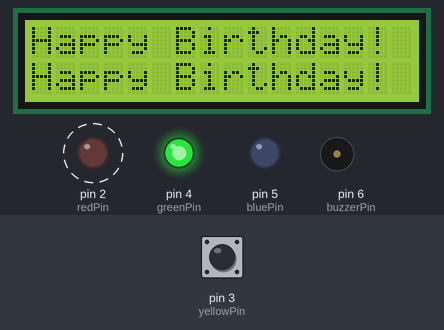
Recording of a sketch running on a simulated Arduino Uno, built with avr-gcc and run on an emulated ATmega328P. Shown: 16×2 character LCD, output pins drawn as LEDs (lit = HIGH), buzzer (waves = sounding). Dashed ring = blinking. Inputs (shaded band) come from the test bench; at power-on: pin 3 (yellowPin) HIGH.

Above: at 0.51 s.
1.3 s: pin 3 (yellowPin) pulled LOW for 1 s
At 1.67 s:
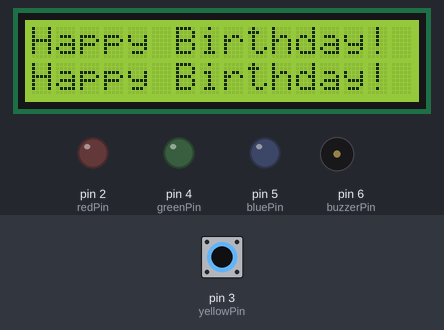
At 3.4 s:
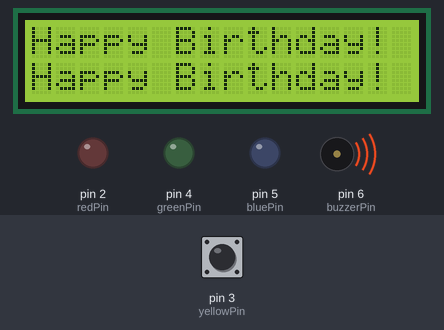
Timing chart, 0 to 12.0 s (numbered marks = the images above; inputs shaded):
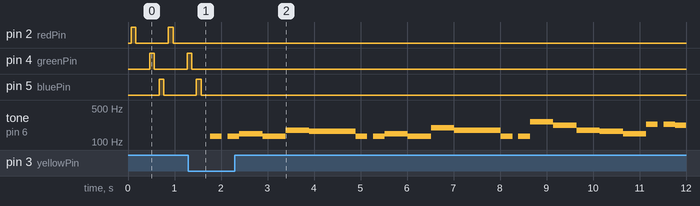

The sketch:

spectacular_jofo1.ino
```cpp
// C++ code
//
#include <LiquidCrystal.h>

int redPin = 2;
int yellowPin = 3;
int greenPin = 4;
int bluePin = 5;

int buzzerPin = 6;
int button = 3;

LiquidCrystal lcd(8, 9, 10, 11, 12, 13);
const int contrast = 7;

void setup()
{
  pinMode(redPin, OUTPUT);
  pinMode(bluePin, OUTPUT);
  pinMode(greenPin, OUTPUT);
  pinMode(yellowPin, OUTPUT);

  pinMode(buzzerPin, OUTPUT);
  pinMode(button, INPUT_PULLUP);

  analogWrite(contrast, 100);
  lcd.begin(16, 2);
}

void loop()
{
  lcd.setCursor(0, 0);
  lcd.print("Happy Birthday!");
  lcd.setCursor(0, 1);
  lcd.print("Happy Birthday!");

  digitalWrite(redPin, HIGH);
  delay(100);
  digitalWrite(redPin, LOW);
  delay(100);
  digitalWrite(yellowPin, HIGH);
  delay(100);
  digitalWrite(yellowPin, LOW);
  delay(100);

  digitalWrite(greenPin, HIGH);
  delay(100);
  digitalWrite(greenPin, LOW);
  delay(100);
  digitalWrite(bluePin, HIGH);
  delay(100);
  digitalWrite(bluePin, LOW);
  delay(100);

  if (digitalRead(button) == LOW) {
   	delay(100);
    tone(buzzerPin, 131);
    delay(250);
    noTone(buzzerPin);
    delay(125);
    tone(buzzerPin, 131);
    delay(250);
    tone(buzzerPin, 147);
    delay(500);
    tone(buzzerPin, 131);
    delay(500);
    tone(buzzerPin, 175);
    delay(500);
    tone(buzzerPin, 165);
    delay(1000);
    tone(buzzerPin, 131);
    delay(250);
    noTone(buzzerPin);
    delay(125);
    tone(buzzerPin, 131);
    delay(250);
    tone(buzzerPin, 147);
    delay(500);
    tone(buzzerPin, 131);
    delay(500);
    tone(buzzerPin, 196);
    delay(500);
    tone(buzzerPin, 175);
    delay(1000);
    tone(buzzerPin, 131);
    delay(250);
    noTone(buzzerPin);
    delay(125);
    tone(buzzerPin, 131);
    delay(250);
    tone(buzzerPin, 262);
    delay(500);
    tone(buzzerPin, 220);
    delay(500);
    tone(buzzerPin, 175);
    delay(500);
    tone(buzzerPin, 165);
    delay(500);
    tone(buzzerPin, 147);
    delay(500);
    tone(buzzerPin, 233);
    delay(250);
    noTone(buzzerPin);
    delay(125);
    tone(buzzerPin, 233);
    delay(250);
    tone(buzzerPin, 220);
    delay(500);
    tone(buzzerPin, 175);
    delay(500);
    tone(buzzerPin, 196);
    delay(500);
    tone(buzzerPin, 175);
    delay(1000);
    noTone(buzzerPin);
    delay(100);
	}
}
```

Measured:
- after the input at 1.3 s, pin 2 (redPin): stops changing and stays LOW; pin 4 (greenPin): goes on until 1.4 s, then stays LOW
- by itself, pin 2 (redPin): alternates HIGH for 0.10 s and LOW for 0.70 s
